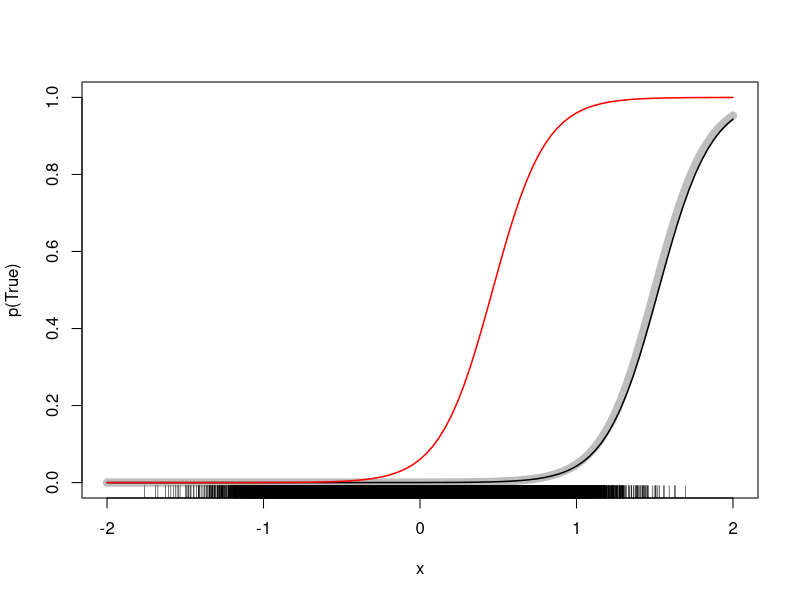
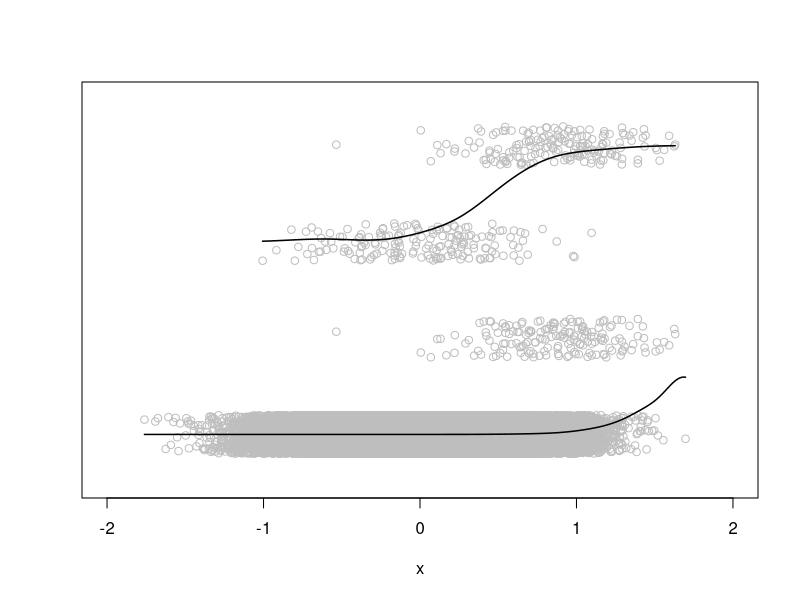
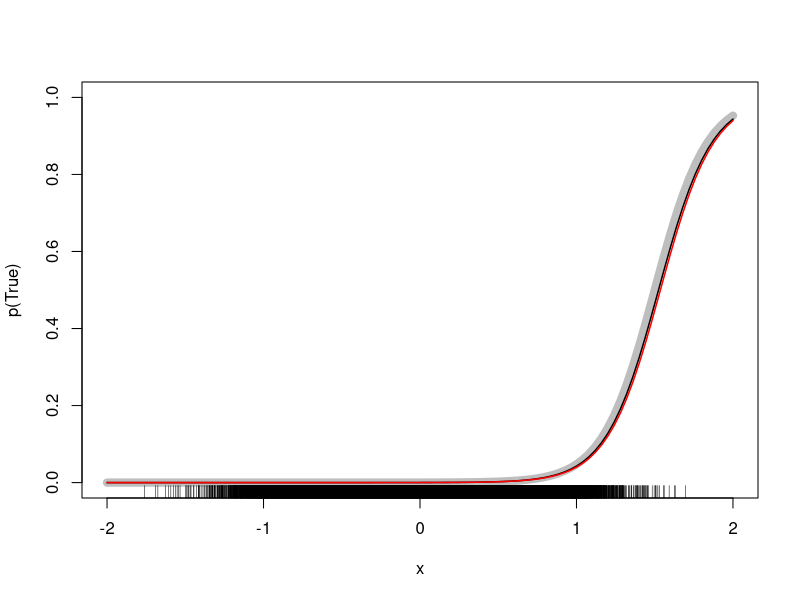

The R source for these figures, in order:
## ---- chunk 1
knitr::opts_chunk$set(echo = TRUE, dev="png", dev.args=list(bg="transparent"))
## ---- chunk 2
set.seed(07042017)
b_0 <- -9
b_1 <- 6


# simulate data
x <- rnorm(100000, sd=.4)
log_odds <- b_0 + b_1*x
p_y <- 1/(1 + exp(-log_odds))
y <- factor(runif(length(p_y)) <= p_y, levels = c("FALSE", "TRUE"))

# class sizes
table(y)
table(y)[2]/sum(table(y))

# logistic regression model on full data
glm_fit <- glm(y~x, family=binomial)

# undersample F to get a 50-50 split:
class1 <- which(y=="TRUE")
class2 <- sample(which(y=="FALSE"), size = length(class1))
pseudosample <- c(class1, class2)

newx <- x[pseudosample]
newy <- y[pseudosample]

# logistic regression on undersampled data
new_glm_fit <- glm(newy~newx, family=binomial)

# compare
lim <- 2
curve(1/(1+exp(-(b_0 + b_1*x))), from = -lim, to = lim, lwd=8, col="grey", ylab = "p(True)", ylim=c(0,1))
curve(1/(1+exp(-(coef(glm_fit)[1] + coef(glm_fit)[2]*x))), lwd=1.5, from = -lim, to = lim, add=T, col="black")
curve(1/(1+exp(-(coef(new_glm_fit)[1] + coef(new_glm_fit)[2]*x))), lwd=1.5, from = -lim, to = lim, add=T, col="red")
rug(x)
## ---- chunk 3
plot(x, jitter(as.numeric(y)),ylim=c(0.5,4.5), xlim=c(-2, 2), col="grey", ylab="", yaxt="n")
points(newx, jitter(as.numeric(newy)+2), col="grey")
lines(ksmooth(x, as.numeric(y), "normal", bandwidth = .25), lwd=1.5)
lines(ksmooth(newx, as.numeric(newy)+2, "normal", bandwidth = .5), lwd=1.5) # less data, more smoothing
## ---- chunk 4
tau <- table(y)[2]/sum(table(y))
b_0_corrected <- coef(new_glm_fit)[1] - log((1-tau)/tau)
lim <- 2
curve(1/(1+exp(-(b_0 + b_1*x))), from = -lim, to = lim, lwd=8, col="grey", ylab = "p(True)", ylim=c(0,1))
curve(1/(1+exp(-(coef(glm_fit)[1] + coef(glm_fit)[2]*x))),lwd=1.5, from = -lim, to = lim, add=T, col="black")
curve(1/(1+exp(-(b_0_corrected + coef(new_glm_fit)[2]*x))), lwd=1.5, from = -lim, to = lim, add=T, col="red")
rug(x)
